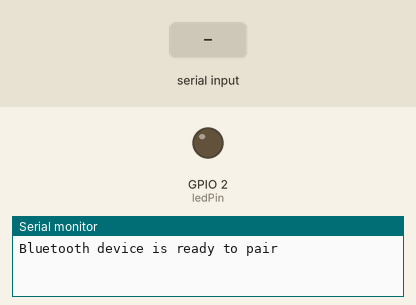
This sketch was run on a simulated ESP32. Shown: output pins drawn as LEDs (lit = HIGH), the last lines printed to the serial monitor. Inputs (shaded band) come from the test bench. Nothing arrives over Bluetooth unless stated.

Above: at 1.2 s.
1.3 s: "1" received over the second serial link
At 2.1 s:
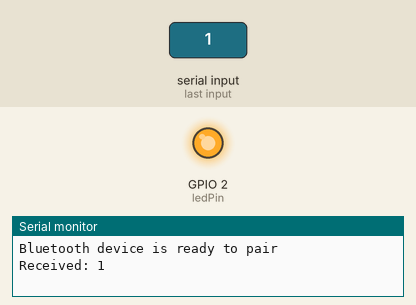
2.8 s: "0" received over the second serial link
At 3.2 s:
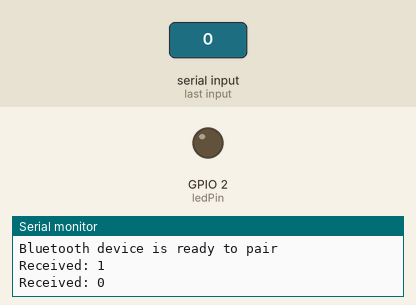
Timing chart, 0 to 5.8 s (numbered marks = the images above; inputs shaded):
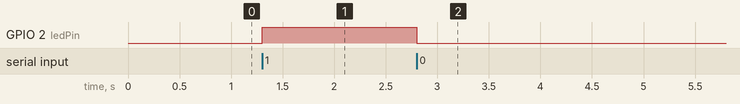

The sketch:

bluetooth_ex.ino
```cpp
#include "BluetoothSerial.h"
BluetoothSerial SerialBT;
const int ledPin = 2; // Change this if you’re using a different pin

void setup() {
  Serial.begin(115200);
  SerialBT.begin("ESP32LED"); // Name shown in Bluetooth list
  pinMode(ledPin, OUTPUT);
  Serial.println("Bluetooth device is ready to pair");
}
void loop() {
  if (SerialBT.available()) {
    char receivedChar = SerialBT.read();
    Serial.print("Received: ");
    Serial.println(receivedChar);
    if (receivedChar == '1') {
      digitalWrite(ledPin, HIGH);
      SerialBT.println("LED ON");
    } else if (receivedChar == '0') {
      digitalWrite(ledPin, LOW);
      SerialBT.println("LED OFF");
    }
  }
}
```

Measured:
- after the input at 1.3 s, GPIO 2 (ledPin): LOW → HIGH at once
- after the input at 2.8 s, GPIO 2 (ledPin): HIGH → LOW at once
